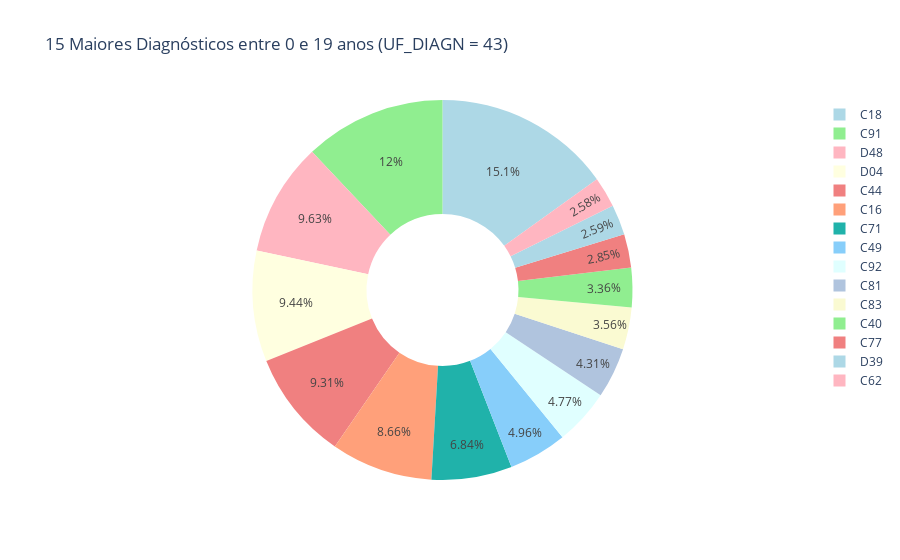

Source (notebook cell):
### Code cell
import pandas as pd
import plotly.graph_objects as go

# Supondo que você já tenha o DataFrame df com os dados

# Aplicando o filtro para selecionar pacientes com idade entre 0 e 19 anos
filtro = df[(df['UF_DIAGN'] == 43) & ((df['IDADE'] >= 0) & (df['IDADE'] <= 19))]

# Contando os diagnósticos
diagnosticos_contagem = filtro['DIAG_DETH'].value_counts().nlargest(15)

# Calculando as porcentagens
porcentagens = (diagnosticos_contagem / diagnosticos_contagem.sum()) * 100

# Criando o gráfico donut interativo com cores pastéis
fig = go.Figure()

# Adicionando o gráfico de donut
fig.add_trace(go.Pie(
    labels=diagnosticos_contagem.index,
    values=diagnosticos_contagem.values,
    marker_colors=['lightblue', 'lightgreen', 'lightpink', 'lightyellow', 'lightcoral',
                   'lightsalmon', 'lightseagreen', 'lightskyblue', 'lightcyan', 'lightsteelblue',
                   'lightgoldenrodyellow', 'lightgreen', 'lightcoral', 'lightblue', 'lightpink'],
    hoverinfo='label+value+percent',  # Informações 
    hole=0.4  # Tamanho do furo no meio (0.0 a 1.0)
))

# Personalizando o layout do gráfico
fig.update_layout(
    title='15 Maiores Diagnósticos entre 0 e 19 anos (UF_DIAGN = 43)',
    template='plotly_white'  # Esquema de cores pastéis
)

# Exibindo o gráfico donut interativo
fig.show()

### Figure 1 — Plotly figure (JSON) as saved in the notebook; plotly's stock layout.template omitted (floating-point values rounded to 4 significant figures)
{"data": [{"hole": 0.4, "hoverinfo": "label+value+percent", "labels": ["C18", "C91", "D48", "D04", "C44", "C16", "C71", "C49", "C92", "C81", "C83", "C40", "C77", "D39", "C62"], "marker": {"colors": ["lightblue", "lightgreen", "lightpink", "lightyellow", "lightcoral", "lightsalmon", "lightseagreen", "lightskyblue", "lightcyan", "lightsteelblue", "lightgoldenrodyellow", "lightgreen", "lightcoral", "lightblue", "lightpink"]}, "type": "pie", "values": [949, 757, 605, 593, 585, 544, 430, 312, 300, 271, 224, 211, 179, 163, 162]}], "layout": {"title": {"text": "15 Maiores Diagnósticos entre 0 e 19 anos (UF_DIAGN = 43)"}}}
